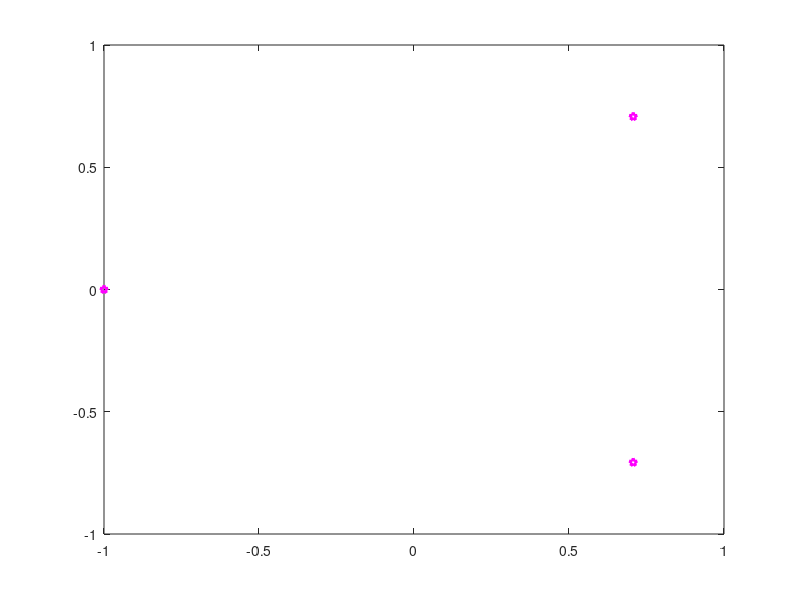

This chart was generated by the following MATLAB code: (Note: this script raises an error after producing the figure.)
% Competitive Neural Networks Exercise
clc, clear all, close all
p1 = [-0.1961; 0.9806];
p2 = [0.1961; 0.9806];
p3 = [0.9806; 0.1961];
p4 = [0.9806; -0.1961;];
p5 = [-0.5812; -0.8137];
p6 = [-0.8137; -0.5812];

w1 = [0.7071; -0.7071];
w2 = [0.7071; 0.7071];
w3 = [-1.0000; 0.0000];

P = [p1 p2 p3 p4 p5 p6];
W = [w1'; w2'; w3'];
[m, n] = size(P);


%% Training
alpha = 0.2;
epochs = 20;
D = zeros(3,2);
L = zeros(3,1);

for i = 1 : epochs
    for k = 1: length(W)
        plot(W(k,1), W(k,2), 'pm', 'LineWidth',2)
        hold on
    end
    for j = 1 : n       
        a = compet(W * P(:,j));
        
        W = W + alpha * a .* (P(:,j)' - W);
    end
end
%% Plotting
figure(1)
s = 'Competitive Neural Networks';
title(s);
hold on
for i = 1 : n/3
    plot(P(1,i), P(2,i), '*b')
    hold on
end
for i = (n/3 + 1): (2*n/3)
    plot(P(1,i), P(2,i), '*b')
    hold on
end
for i = (2*n/3 + 1): (n)
    plot(P(1,i), P(2,i), '*b')
    hold on
end

% Plot W
for i = 1: length(W)
    plot(W(i,1), W(i,2), 'pg', 'LineWidth',2)
    hold on
end

grid on
xlim([-2 2])
ylim([-1 1])
    
    